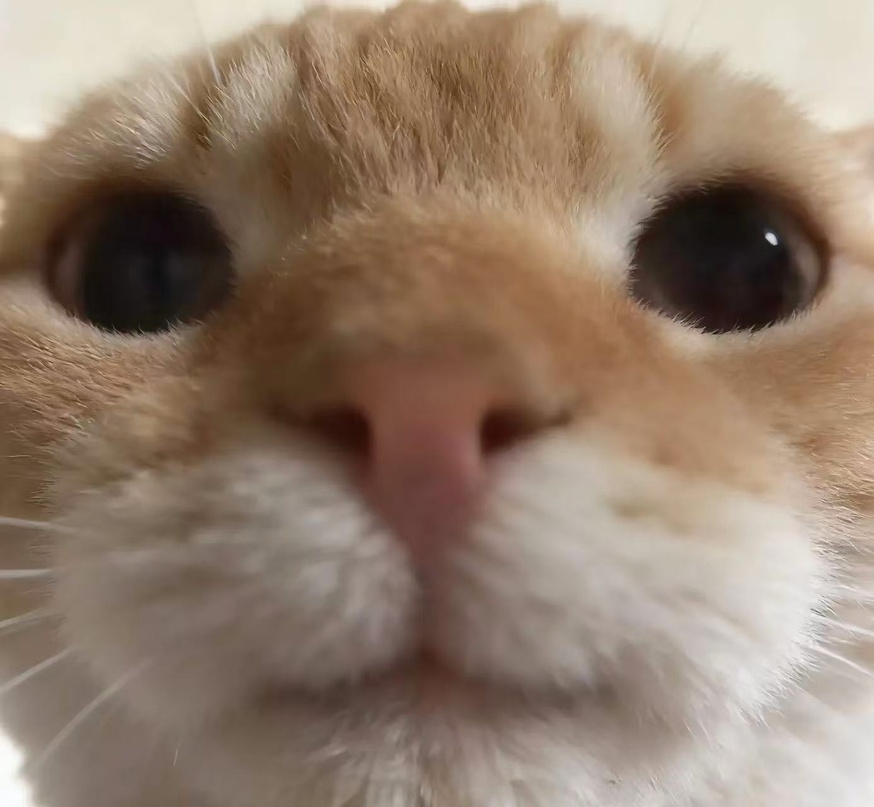
#> input picture l2_keypoint/picture/cat1.jpg, 874 x 807 px, shrunk from 1387 x 1280 before the run
$ python -i image_transformer.py   (imports and definitions only)
#> lines starting #> are read from the running program, lines starting #| are printed output that depends on the picture
#> further down, picture is the input picture: shape (807, 874, 3); mean B, G, R 108.3, 125.3, 146
"""从输入图像 A 生成变换后的图像 B。"""

from __future__ import annotations

import cv2
import numpy as np


def transform_image(
    img: np.ndarray,
    angle_deg: float = 12.0,
    tx_px: float = 20.0,
    ty_px: float = 12.0,
    perspective: float = 0.02,
    blur_ksize: int = 5,
    blur_sigma: float = 0.0,
) -> np.ndarray:
    """
    依次执行：旋转 + 平移 + 轻微透视映射 + 高斯模糊。
    返回与输入同尺寸图像 B。
    """
#> called with angle_deg = 12, tx_px = 20, ty_px = 12, perspective = 0.02, blur_ksize = 5, blur_sigma = 0
    h, w = img.shape[:2]
#> h = 807; w = 874

    center = (w * 0.5, h * 0.5)
#> center = (437, 403.5)
    M_rot = cv2.getRotationMatrix2D(center, angle_deg, 1.0).astype(np.float64)
    M_rot[0, 2] += tx_px
    M_rot[1, 2] += ty_px
    b = cv2.warpAffine(
        img,
        M_rot,
        (w, h),
        flags=cv2.INTER_LINEAR,
        borderMode=cv2.BORDER_REPLICATE,
    )
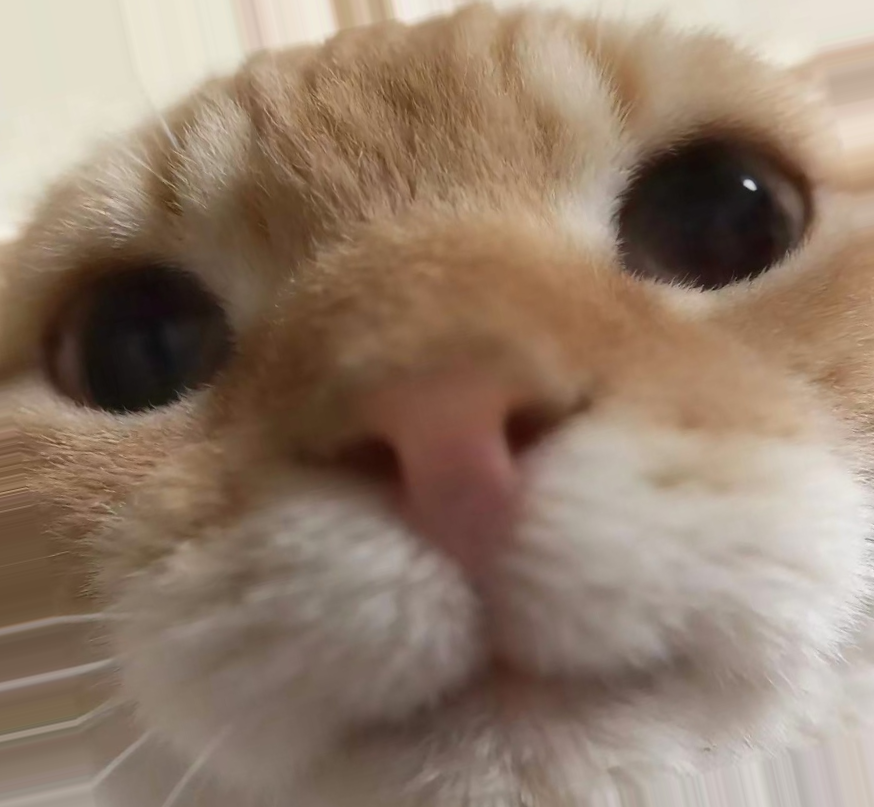
#> b: shape (807, 874, 3); mean B, G, R 107.7, 125.2, 146

    dx = float(w) * perspective
#> dx = 17.48
    dy = float(h) * perspective
#> dy = 16.14
    src = np.array(
        [[0, 0], [w - 1, 0], [w - 1, h - 1], [0, h - 1]],
        dtype=np.float32,
    )
#> src = [[0, 0], [873, 0], [873, 806], [0, 806]]
    dst = np.array(
        [[dx, dy], [w - 1 - dx, 0], [w - 1, h - 1 - dy], [0, h - 1]],
        dtype=np.float32,
    )
    H = cv2.getPerspectiveTransform(src, dst)
    b = cv2.warpPerspective(
        b,
        H,
        (w, h),
        flags=cv2.INTER_LINEAR,
        borderMode=cv2.BORDER_REPLICATE,
    )
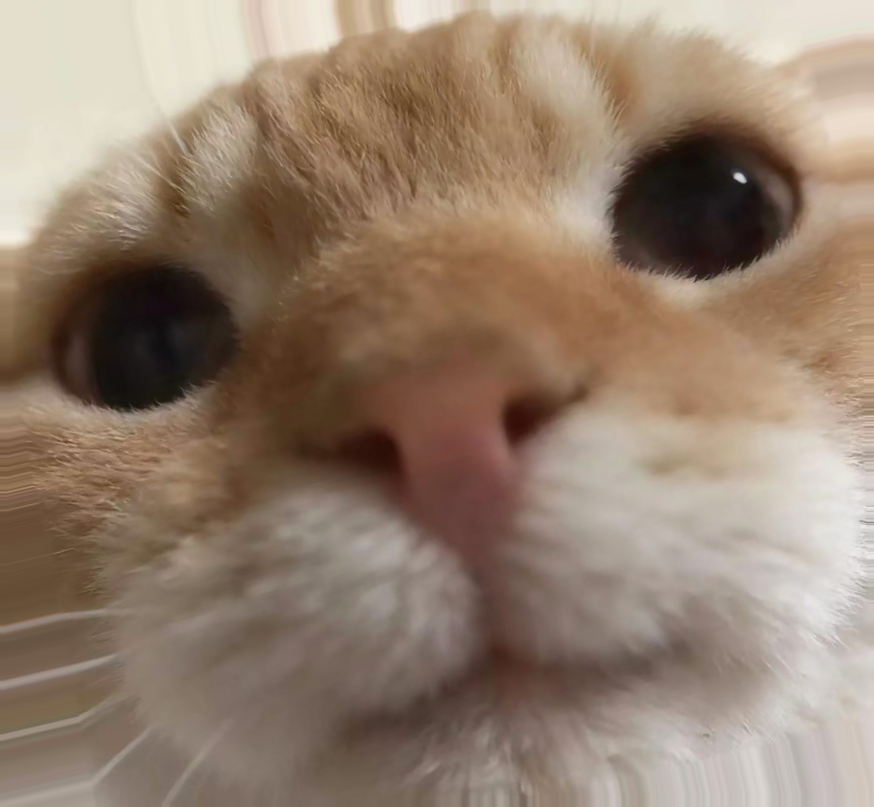
#> b: shape (807, 874, 3); mean B, G, R 109.9, 127.1, 147.6

    k = int(blur_ksize)
    if k % 2 == 0:
        k += 1
    if k >= 3:
        b = cv2.GaussianBlur(b, (k, k), blur_sigma)

    return b

>>> import cv2
>>> picture = cv2.imread('../picture/cat1.jpg')
>>> result = transform_image(picture)
